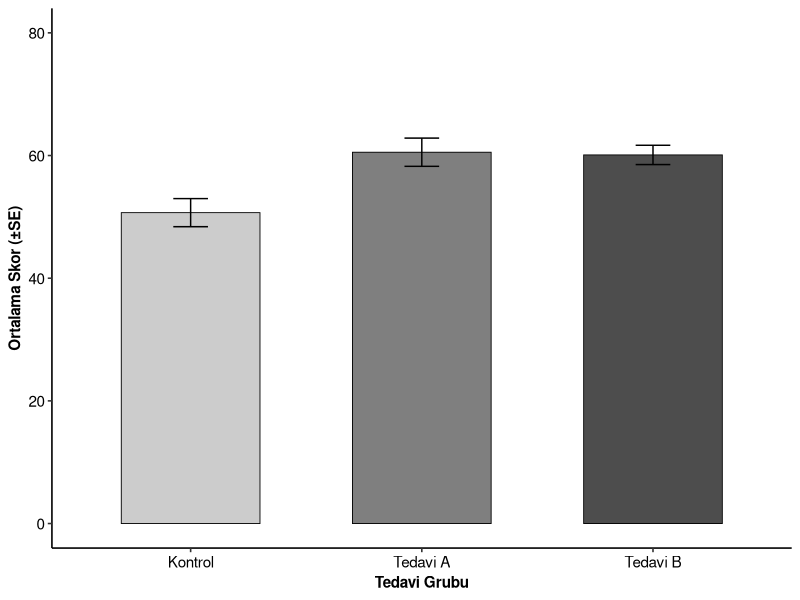
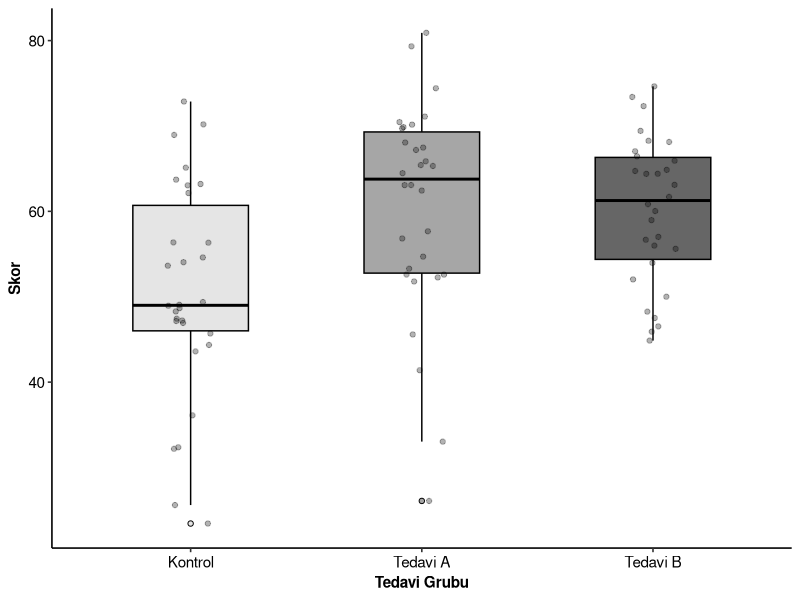
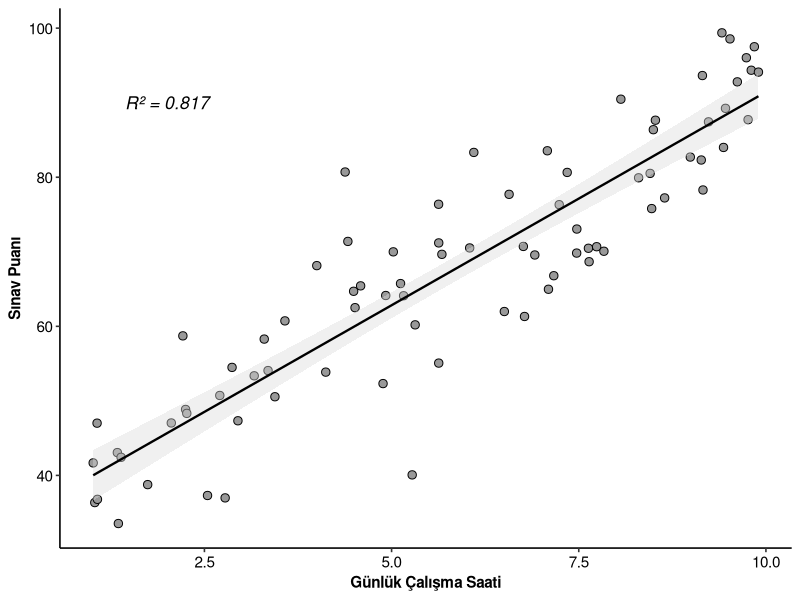

Source code (R) for these figures, in order:
## ---- chunk 1
#| message: false
library(ggplot2)
library(dplyr)

# APA teması
theme_apa <- function(base_size = 12) {
  theme_classic(base_size = base_size) %+replace%
    theme(
      text = element_text(family = "sans"),
      plot.title = element_text(face = "bold", size = base_size + 2,
                                hjust = 0, margin = margin(b = 10)),
      axis.title = element_text(face = "bold"),
      axis.text = element_text(color = "black"),
      legend.position = "bottom",
      legend.title = element_text(face = "bold"),
      panel.grid = element_blank(),
      strip.background = element_blank(),
      strip.text = element_text(face = "bold")
    )
}
## ---- chunk 2
#| fig-width: 8
#| fig-height: 5
#| fig-cap: "Figure 1. Tedavi gruplarına göre ortalama skor karşılaştırması. Hata çubukları ±1 standart hatayı göstermektedir."

set.seed(42)
df_bar <- data.frame(
  group = rep(c("Kontrol", "Tedavi A", "Tedavi B"), each = 30),
  score = c(rnorm(30, 50, 10), rnorm(30, 62, 12), rnorm(30, 58, 11))
)

summary_df <- df_bar |>
  group_by(group) |>
  summarise(
    mean_score = mean(score),
    se = sd(score) / sqrt(n()),
    .groups = "drop"
  )

ggplot(summary_df, aes(x = group, y = mean_score, fill = group)) +
  geom_col(width = 0.6, color = "black", linewidth = 0.3) +
  geom_errorbar(aes(ymin = mean_score - se, ymax = mean_score + se),
                width = 0.15, linewidth = 0.5) +
  scale_fill_manual(values = c("gray80", "gray50", "gray30")) +
  labs(x = "Tedavi Grubu", y = "Ortalama Skor (±SE)") +
  theme_apa() +
  theme(legend.position = "none") +
  coord_cartesian(ylim = c(0, 80))
## ---- chunk 3
#| fig-width: 8
#| fig-height: 5
#| fig-cap: "Figure 2. Tedavi gruplarına göre skor dağılımları."

ggplot(df_bar, aes(x = group, y = score, fill = group)) +
  geom_boxplot(outlier.shape = 21, width = 0.5, color = "black") +
  geom_jitter(width = 0.1, alpha = 0.3, size = 1.5) +
  scale_fill_manual(values = c("gray90", "gray65", "gray40")) +
  labs(x = "Tedavi Grubu", y = "Skor") +
  theme_apa() +
  theme(legend.position = "none")
## ---- chunk 4
#| fig-width: 8
#| fig-height: 5
#| fig-cap: "Figure 3. Çalışma saati ile sınav puanı arasındaki ilişki."

set.seed(42)
df_scatter <- data.frame(
  study_hours = runif(80, 1, 10),
  exam_score = NA
)
df_scatter$exam_score <- 35 + 5.5 * df_scatter$study_hours + rnorm(80, 0, 8)

model <- lm(exam_score ~ study_hours, data = df_scatter)
r2 <- summary(model)$r.squared

ggplot(df_scatter, aes(x = study_hours, y = exam_score)) +
  geom_point(shape = 21, fill = "gray60", size = 2.5, stroke = 0.5) +
  geom_smooth(method = "lm", color = "black", fill = "gray85", linewidth = 0.8) +
  annotate("text", x = 2, y = 90,
           label = paste0("R² = ", round(r2, 3)),
           fontface = "italic", size = 4.5) +
  labs(x = "Günlük Çalışma Saati", y = "Sınav Puanı") +
  theme_apa()
